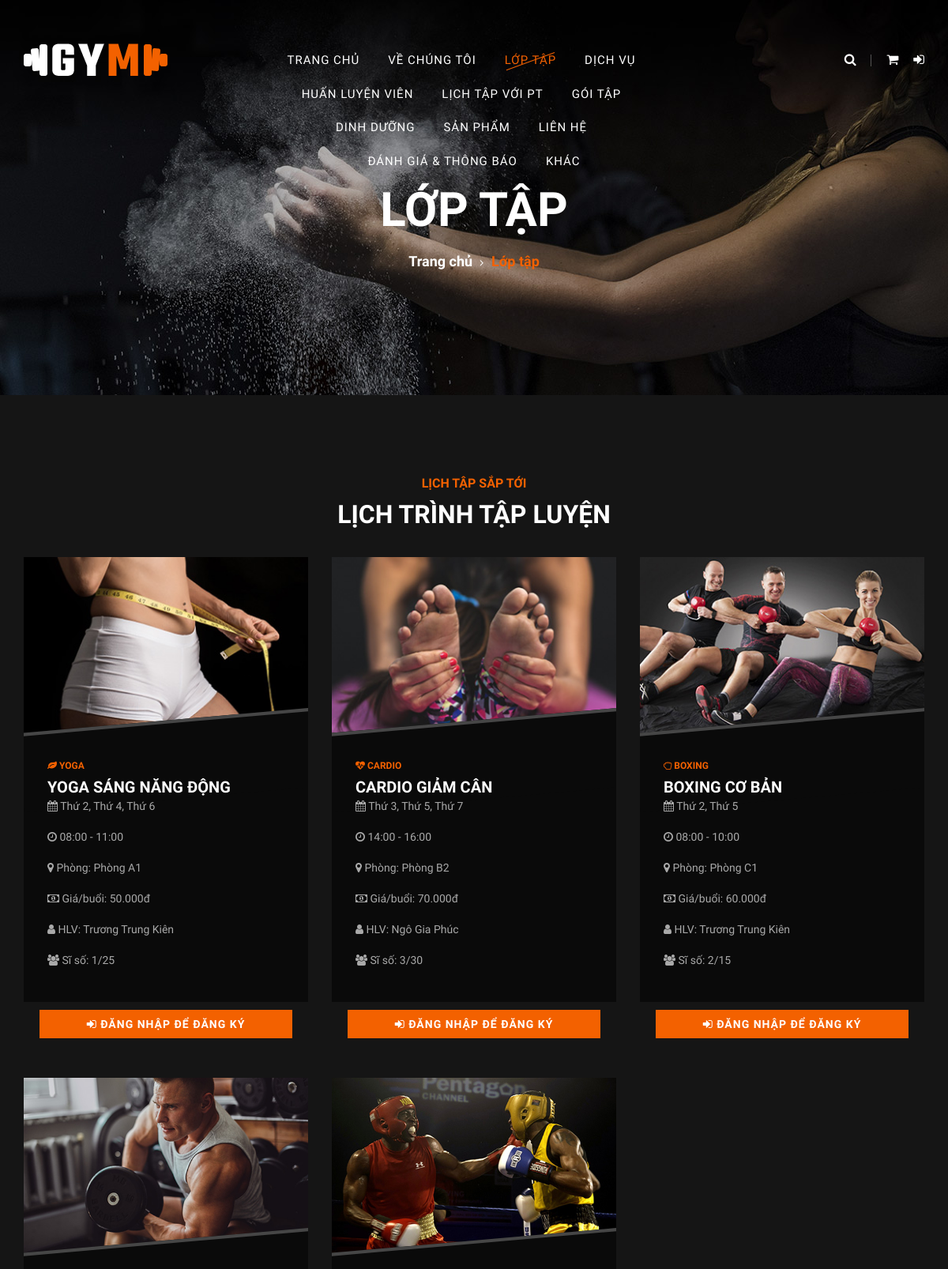
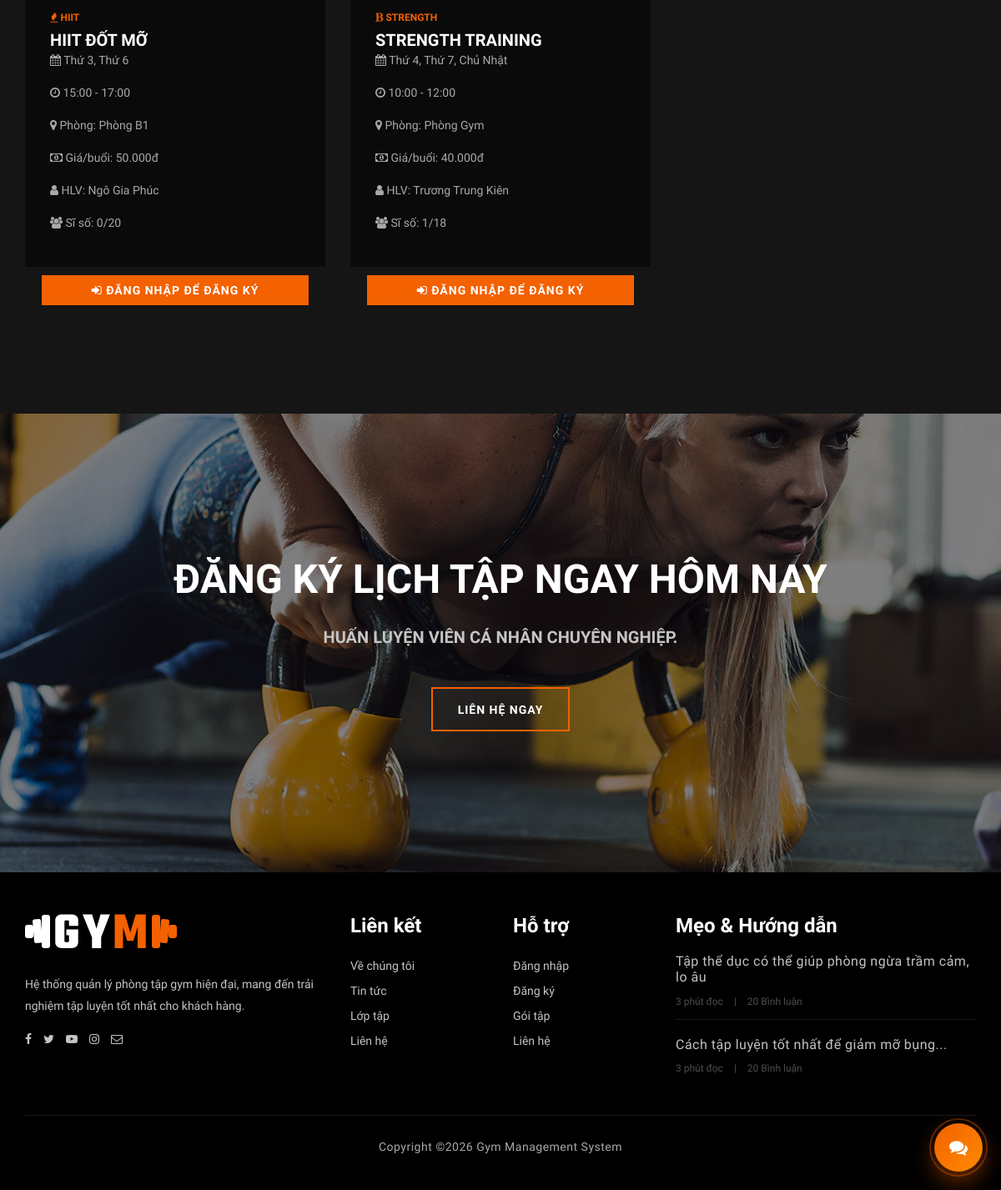
Page /client/classes.php on the committed database (2 pictures, top to bottom).
### tables this page shows
CREATE TABLE `class_schedules` (
  `id` int NOT NULL AUTO_INCREMENT,
  `class_name` varchar(100) NOT NULL COMMENT 'Tên lớp tập',
  `class_type` varchar(50) NOT NULL COMMENT 'cardio, yoga, strength, hiit, boxing...',
  `trainer_id` int DEFAULT NULL,
  `schedule_start_time` time DEFAULT NULL COMMENT 'Giờ bắt đầu',
  `schedule_end_time` time DEFAULT NULL COMMENT 'Giờ kết thúc',
  `schedule_days` varchar(100) DEFAULT NULL COMMENT 'VD: Thứ 2, Thứ 4, Thứ 6',
  `price_per_session` decimal(15,2) DEFAULT '0.00' COMMENT 'Gia moi buoi tap',
  `capacity` int DEFAULT '20' COMMENT 'Sức chứa tối đa',
  `enrolled_count` int DEFAULT '0' COMMENT 'Số người đã đăng ký',
  `room` varchar(50) DEFAULT NULL COMMENT 'Phòng tập',
  `status` enum('active','inactive') DEFAULT 'active',
  `created_at` timestamp NULL DEFAULT CURRENT_TIMESTAMP,
  PRIMARY KEY (`id`),
  KEY `idx_class_trainer` (`trainer_id`),
  KEY `idx_class_status` (`status`),
  CONSTRAINT `fk_class_trainer` FOREIGN KEY (`trainer_id`) REFERENCES `trainers` (`id`) ON DELETE SET NULL
);

CREATE TABLE `trainers` (
  `id` int NOT NULL AUTO_INCREMENT,
  `full_name` varchar(100) NOT NULL,
  `img` varchar(255) DEFAULT NULL COMMENT 'Đường dẫn hình ảnh huấn luyện viên',
  `type` enum('Nội bộ','Tự do') DEFAULT 'Nội bộ',
  `specialization` varchar(255) DEFAULT NULL,
  `experience` varchar(100) DEFAULT NULL,
  `phone` varchar(15) NOT NULL,
  `status` varchar(50) DEFAULT NULL,
  PRIMARY KEY (`id`)
);

### client/classes.php (the view, shortened to what this page needs)
<?php
require_once '../config/db.php';
$member_id = null;
function supportsStructuredScheduleTime(mysqli $conn)
{
    $databaseResult = $conn->query('SELECT DATABASE() AS db_name');
    $databaseRow = $databaseResult ? $databaseResult->fetch_assoc() : null;
    $databaseName = $databaseRow['db_name'] ?? '';
    $databaseNameEscaped = $conn->real_escape_string($databaseName);
    $sql = "SELECT COUNT(*) AS column_count
            FROM INFORMATION_SCHEMA.COLUMNS
            WHERE TABLE_SCHEMA = '{$databaseNameEscaped}'
              AND TABLE_NAME = 'class_schedules'
              AND COLUMN_NAME IN ('schedule_start_time', 'schedule_end_time')";
    $columnResult = $conn->query($sql);
    $columnRow = $columnResult ? $columnResult->fetch_assoc() : null;
    $supportsStructured = ((int) ($columnRow['column_count'] ?? 0) === 2);
    return $supportsStructured;
}
$structuredScheduleTime = supportsStructuredScheduleTime($conn);
if ($structuredScheduleTime) {
    $sql = "SELECT
                cs.id,
                cs.class_name,
                cs.class_type,
                cs.schedule_start_time,
                cs.schedule_end_time,
                cs.schedule_days,
                cs.price_per_session,
                cs.capacity,
                cs.enrolled_count,
                cs.room,
                t.full_name AS trainer_name,
                t.type      AS trainer_type
            FROM class_schedules cs
            LEFT JOIN trainers t ON cs.trainer_id = t.id
            WHERE cs.status = 'active'
            ORDER BY cs.id ASC";
}
$classes_result = $conn->query($sql);
$registered_ids = [];
include 'layout/header.php';
?>
<section class="breadcrumb-section set-bg" data-setbg="assets/img/breadcrumb-bg.jpg">
    <div class="container">
        <div class="row">
            <div class="col-lg-12 text-center">
                <div class="breadcrumb-text">
                    <h2>Lớp tập</h2>
                    <div class="bt-option">
                        <a href="index.php">Trang chủ</a>
                        <span>Lớp tập</span>
                    </div>
                </div>
            </div>
        </div>
    </div>
</section>
<section class="classes-section classes-page spad">
    <div class="container">
        <div class="row">
            <div class="col-lg-12">
                <div class="section-title">
                    <span>Lịch tập sắp tới</span>
                    <h2>LỊCH TRÌNH TẬP LUYỆN</h2>
                </div>
            </div>
        </div>
        <div class="row">
            <?php
            $type_icons = [
                'cardio'   => 'fa-heartbeat',
                'yoga'     => 'fa-leaf',
                'strength' => 'fa-bold',
                'hiit'     => 'fa-fire',
                'boxing'   => 'fa-hand-rock-o',
            ];
            $img_counter = 1;
            if ($classes_result && $classes_result->num_rows > 0):
                while ($class = $classes_result->fetch_assoc()):
                    $img_num  = (($img_counter - 1) % 5) + 1;
                    $img_path = "assets/img/classes/class-{$img_num}.jpg";
                    $is_full  = $class['enrolled_count'] >= $class['capacity'];
                    $is_registered = in_array($class['id'], $registered_ids);
                    $icon = $type_icons[strtolower($class['class_type'] ?? '')] ?? 'fa-dumbbell';
                    $img_counter++;
            ?>
            <div class="col-lg-4 col-md-6">
                <div class="class-item">
                    <div class="ci-pic">
                        <img src="<?php echo htmlspecialchars($img_path); ?>" alt="<?php echo htmlspecialchars($class['class_name']); ?>">
                    </div>
                    <div class="ci-text">
                        <span><i class="fa <?php echo $icon; ?>"></i> <?php echo htmlspecialchars($class['class_type'] ?? ''); ?></span>
                        <h5><?php echo htmlspecialchars($class['class_name']); ?></h5>
                        <?php if (!empty($class['schedule_days'])): ?>
                        <p><i class="fa fa-calendar"></i> <?php echo htmlspecialchars($class['schedule_days']); ?></p>
                                                <?php endif; ?>
                                                <?php
                                                    $scheduleStartTime = trim((string) ($class['schedule_start_time'] ?? ''));
                                                    $scheduleEndTime = trim((string) ($class['schedule_end_time'] ?? ''));
                                                    $displayScheduleTime = '';
                                                    if ($scheduleStartTime !== '' && $scheduleEndTime !== '') {
                                                            $displayScheduleTime = substr($scheduleStartTime, 0, 5) . ' - ' . substr($scheduleEndTime, 0, 5);
                                                    }
                                                ?>
                                                <?php if ($displayScheduleTime !== ''): ?>
                                                <p><i class="fa fa-clock-o"></i> <?php echo htmlspecialchars($displayScheduleTime); ?></p>
                        <?php endif; ?>
                        <?php if (!empty($class['room'])): ?>
                        <p><i class="fa fa-map-marker"></i> Phòng: <?php echo htmlspecialchars($class['room']); ?></p>
                        <?php endif; ?>
                        <p><i class="fa fa-money"></i> Giá/buổi: <?php echo number_format((float) ($class['price_per_session'] ?? 0), 0, ',', '.'); ?>đ</p>
                        <p><i class="fa fa-user"></i> HLV: <?php echo htmlspecialchars($class['trainer_name'] ?? 'Chưa có'); ?></p>
                        <p>
                            <i class="fa fa-users"></i>
                            Sĩ số: <?php echo $class['enrolled_count']; ?>/<?php echo $class['capacity']; ?>
                        </p>
                    </div>
                    <div style="padding:10px 20px 20px;">
                        <?php if ($member_id): ?>
                            <?php if ($is_registered): ?>
                            <button class="primary-btn btn-cancel-class"
                                    data-id="<?php echo $class['id']; ?>"
                                    style="width:100%;background:#e74c3c;border:none;cursor:pointer;padding:10px;">
                                <i class="fa fa-times"></i> Hủy đăng ký
                            </button>
                            <?php elseif (!$is_full): ?>
                            <button class="primary-btn btn-register-class"
                                    data-id="<?php echo $class['id']; ?>"
                                    data-price="<?php echo htmlspecialchars((string) ($class['price_per_session'] ?? 0)); ?>"
                                    style="width:100%;display:block;text-align:center;padding:10px;border:none;cursor:pointer;">
                                <i class="fa fa-check"></i> Đăng ký ngay - <?php echo number_format((float) ($class['price_per_session'] ?? 0), 0, ',', '.'); ?>đ
                            </button>
                            <?php else: ?>
                            <button class="primary-btn" disabled
                                    style="width:100%;opacity:0.5;cursor:not-allowed;padding:10px;">
                                <i class="fa fa-ban"></i> Lớp đã đầy
                            </button>
                            <?php endif; ?>
                        <?php else: ?>
                        <a href="login.php?redirect=classes.php" class="primary-btn"
                           style="display:block;text-align:center;padding:10px;">
                            <i class="fa fa-sign-in"></i> Đăng nhập để đăng ký
                        </a>
                        <?php endif; ?>
                    </div>
                </div>
            </div>
            <?php
                endwhile;
            endif; ?>
        </div>
    </div>
</section>
<section class="banner-section set-bg" data-setbg="assets/img/banner-bg.jpg">
    <div class="container">
        <div class="row">
            <div class="col-lg-12 text-center">
                <div class="bs-text">
                    <h2>Đăng ký lịch tập ngay hôm nay</h2>
                    <div class="bt-tips">Huấn luyện viên cá nhân chuyên nghiệp.</div>
                    <a href="contact.php" class="primary-btn btn-normal">Liên hệ ngay</a>
                </div>
            </div>
        </div>
    </div>
</section>
<?php
include 'layout/footer.php';
?>

### client/assets/css/barfiller.css (style rules this page uses)
body { font-family: Arial; }

### client/assets/css/style.css (style rules this page uses)
html, body { height: 100%; font-family: "Muli", sans-serif; -webkit-font-smoothing: antialiased; font-smoothing: antialiased; background: #0f0f0f; }
h1, h2, h3, h4, h5, h6 { margin: 0; color: #111111; font-weight: 400; font-family: "Oswald", sans-serif; }
h2 { font-size: 36px; }
h5 { font-size: 18px; }
p { font-size: 14px; font-family: "Muli", sans-serif; color: #a9a9a9; font-weight: 400; line-height: 24px; margin: 0 0 15px 0; }
img { max-width: 100%; }
.section-title { margin-bottom: 45px; text-align: center; }
.section-title span { font-size: 16px; color: #f36100; text-transform: uppercase; font-weight: 700; }
.section-title h2 { color: #ffffff; font-size: 32px; font-weight: 600; text-transform: uppercase; margin-top: 8px; }
.set-bg { background-repeat: no-repeat; background-size: cover; background-position: top center; }
.spad { padding-top: 100px; padding-bottom: 100px; }
.primary-btn { display: inline-block; font-size: 14px; padding: 17px 30px 16px; color: #ffffff; background: #f36100; line-height: normal; letter-spacing: 1px; text-transform: uppercase; font-weight: 700; }
.primary-btn.btn-normal { -webkit-transition: all 0.3s; -o-transition: all 0.3s; transition: all 0.3s; }
.classes-section { background: #151515; padding-bottom: 80px; }
.classes-section .section-title { margin-bottom: 35px; }
.class-item { overflow: hidden; margin-bottom: 30px; }
.class-item .ci-pic img { min-width: 100%; }
.class-item .ci-text { background: #0a0a0a; position: relative; padding: 10px 30px 26px 30px; z-index: 1; }
.class-item .ci-text:after { position: absolute; left: -5px; top: -44px; height: 100px; width: 600px; border-top: 4px solid #464646; background: #0a0a0a; content: ""; -webkit-transform: rotate(-5deg); -ms-transform: rotate(-5deg); transform: rotate(-5deg); z-index: -1; }
.class-item .ci-text span { color: #f36100; font-size: 12px; text-transform: uppercase; font-weight: 700; }
.class-item .ci-text h5 { font-size: 20px; color: #ffffff; font-weight: 600; text-transform: uppercase; margin-top: 4px; }
.banner-section { height: 550px; display: -webkit-box; display: -ms-flexbox; display: flex; -webkit-box-align: center; -ms-flex-align: center; align-items: center; -webkit-box-pack: center; -ms-flex-pack: center; justify-content: center; }
.bs-text h2 { font-size: 48px; color: #ffffff; font-weight: 700; text-transform: uppercase; margin-bottom: 25px; }
.bs-text .bt-tips { font-size: 20px; color: #c4c4c4; font-weight: 700; text-transform: uppercase; margin-bottom: 45px; }
.bs-text .primary-btn { background: transparent; border: 2px solid #f36100; }
.breadcrumb-section { height: 500px; padding-top: 230px; }
.breadcrumb-text h2 { font-size: 60px; color: #ffffff; font-weight: 600; text-transform: uppercase; margin-bottom: 15px; }
.breadcrumb-text .bt-option a { font-size: 18px; color: #ffffff; font-weight: 700; display: inline-block; position: relative; margin-right: 20px; }
.breadcrumb-text .bt-option a:after { position: absolute; right: -14px; top: 6px; font-family: "FontAwesome"; content: ""; font-size: 13px; font-weight: 400; }
.breadcrumb-text .bt-option span { font-size: 18px; color: #f36100; font-weight: 700; }
@media only screen and (min-width: 1200px) { .container { max-width: 1170px; } }

### rows in the picture
class_schedules: shows a picture, class_type "YOGA", class_name "YOGA SÁNG NĂNG ĐỘNG", schedule_days "Thứ 2, Thứ 4, Thứ 6", displayScheduleTime "08:00 - 11:00", room "Phòng A1", price_per_session "50.000", trainer.full_name "Trương Trung Kiên", enrolled_count "1", capacity "25"
class_schedules: shows a picture, class_type "CARDIO", class_name "CARDIO GIẢM CÂN", schedule_days "Thứ 3, Thứ 5, Thứ 7", displayScheduleTime "14:00 - 16:00", room "Phòng B2", price_per_session "70.000", trainer.full_name "Ngô Gia Phúc", enrolled_count "3", capacity "30"
class_schedules: shows a picture, class_type "BOXING", class_name "BOXING CƠ BẢN", schedule_days "Thứ 2, Thứ 5", displayScheduleTime "08:00 - 10:00", room "Phòng C1", price_per_session "60.000", trainer.full_name "Trương Trung Kiên", enrolled_count "2", capacity "15"
class_schedules: shows a picture, class_type "HIIT", class_name "HIIT ĐỐT MỠ", schedule_days "Thứ 3, Thứ 6", displayScheduleTime "15:00 - 17:00", room "Phòng B1", price_per_session "50.000", trainer.full_name "Ngô Gia Phúc", enrolled_count "0", capacity "20"
class_schedules: shows a picture, class_type "STRENGTH", class_name "STRENGTH TRAINING", schedule_days "Thứ 4, Thứ 7, Chủ Nhật", displayScheduleTime "10:00 - 12:00", room "Phòng Gym", price_per_session "40.000", trainer.full_name "Trương Trung Kiên", enrolled_count "1", capacity "18"
